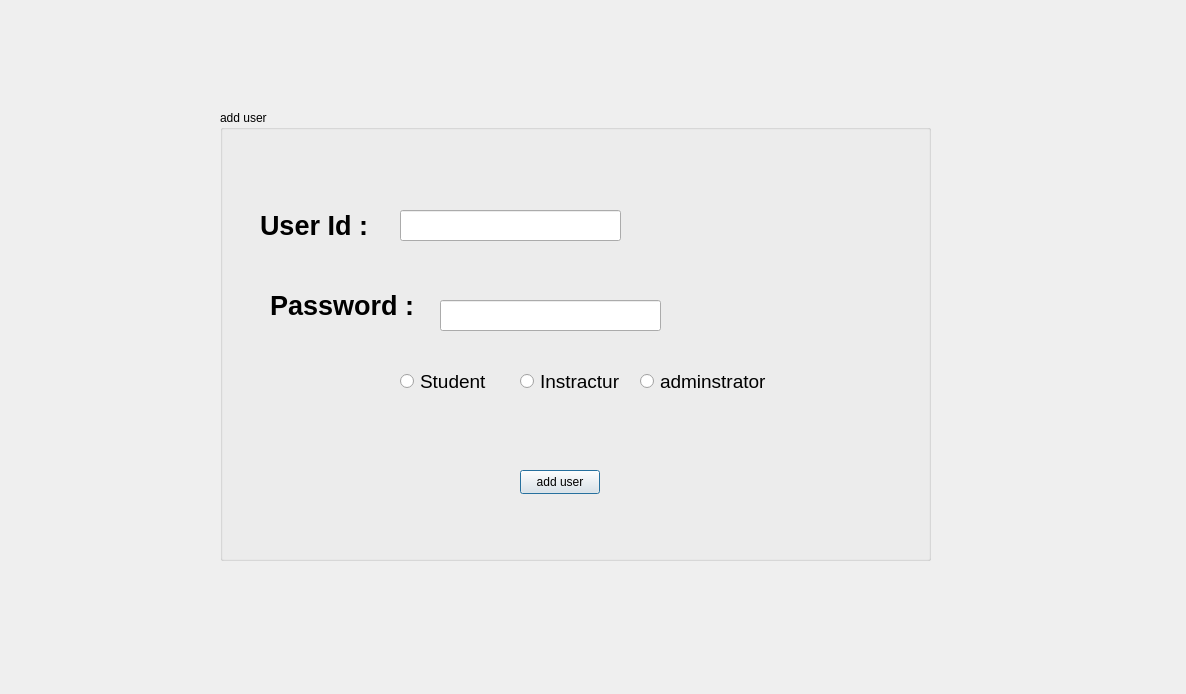
<?xml version="1.0" encoding="UTF-8"?>
<ui version="4.0">
 <class>adduser</class>
 <widget class="QDialog" name="adduser">
  <property name="geometry">
   <rect>
    <x>0</x>
    <y>0</y>
    <width>1186</width>
    <height>694</height>
   </rect>
  </property>
  <property name="windowTitle">
   <string>Dialog</string>
  </property>
  <widget class="QGroupBox" name="groupBox">
   <property name="geometry">
    <rect>
     <x>220</x>
     <y>110</y>
     <width>711</width>
     <height>451</height>
    </rect>
   </property>
   <property name="title">
    <string>add user</string>
   </property>
   <widget class="QPushButton" name="signUp_4">
    <property name="geometry">
     <rect>
      <x>300</x>
      <y>360</y>
      <width>80</width>
      <height>24</height>
     </rect>
    </property>
    <property name="text">
     <string>add user</string>
    </property>
   </widget>
   <widget class="QLabel" name="label_11">
    <property name="geometry">
     <rect>
      <x>50</x>
      <y>170</y>
      <width>161</width>
      <height>51</height>
     </rect>
    </property>
    <property name="font">
     <font>
      <pointsize>20</pointsize>
      <bold>true</bold>
     </font>
    </property>
    <property name="text">
     <string>Password : </string>
    </property>
   </widget>
   <widget class="QRadioButton" name="student_4">
    <property name="geometry">
     <rect>
      <x>180</x>
      <y>260</y>
      <width>101</width>
      <height>22</height>
     </rect>
    </property>
    <property name="font">
     <font>
      <pointsize>14</pointsize>
     </font>
    </property>
    <property name="text">
     <string>Student</string>
    </property>
   </widget>
   <widget class="QRadioButton" name="instractur_4">
    <property name="geometry">
     <rect>
      <x>300</x>
      <y>260</y>
      <width>111</width>
      <height>22</height>
     </rect>
    </property>
    <property name="font">
     <font>
      <pointsize>14</pointsize>
     </font>
    </property>
    <property name="text">
     <string>Instractur</string>
    </property>
   </widget>
   <widget class="QRadioButton" name="admin_4">
    <property name="geometry">
     <rect>
      <x>420</x>
      <y>260</y>
      <width>141</width>
      <height>22</height>
     </rect>
    </property>
    <property name="font">
     <font>
      <pointsize>14</pointsize>
     </font>
    </property>
    <property name="text">
     <string>adminstrator</string>
    </property>
   </widget>
   <widget class="QLabel" name="label_12">
    <property name="geometry">
     <rect>
      <x>40</x>
      <y>90</y>
      <width>141</width>
      <height>51</height>
     </rect>
    </property>
    <property name="font">
     <font>
      <pointsize>20</pointsize>
      <bold>true</bold>
     </font>
    </property>
    <property name="text">
     <string>User Id : </string>
    </property>
   </widget>
   <widget class="QLineEdit" name="userId_4">
    <property name="geometry">
     <rect>
      <x>180</x>
      <y>100</y>
      <width>221</width>
      <height>31</height>
     </rect>
    </property>
    <property name="text">
     <string/>
    </property>
   </widget>
   <widget class="QLineEdit" name="password_4">
    <property name="geometry">
     <rect>
      <x>220</x>
      <y>190</y>
      <width>221</width>
      <height>31</height>
     </rect>
    </property>
   </widget>
  </widget>
 </widget>
 <resources/>
 <connections/>
</ui>
